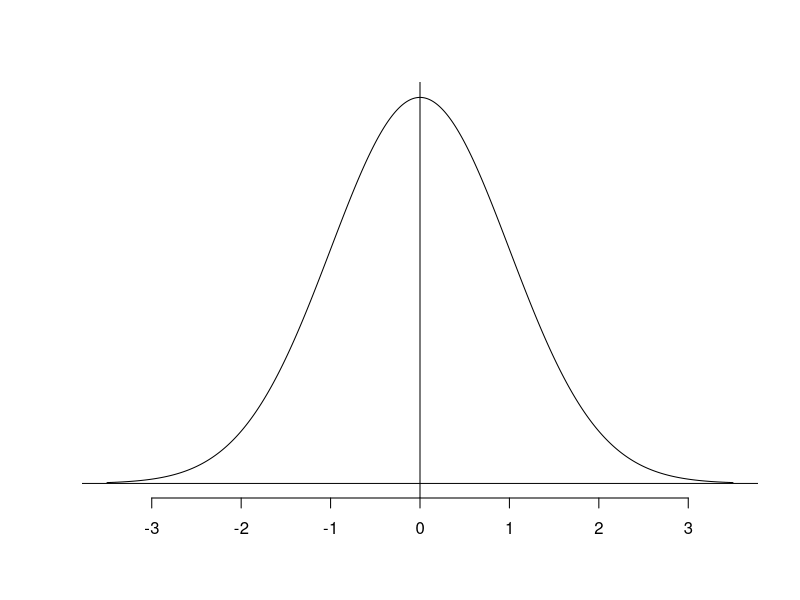

This figure's R source:
normalplot<-function(m,sd,region=0){
  x<-seq(m-(3.5)*sd,m+(3.5)*sd,length=1000)
  y<-dnorm(x,m,sd)
  plot(x,y,type="l",xlab="",ylab="", bty="n", yaxt="n")
  h <- dnorm(m,m,sd)
  z<-x[x>region[1]]
  z<-z[z<region[2]]
  polygon(c(region[1],z,region[2]),
          c(0,dnorm(z,m,sd),0),col="gray")
  abline(v=m)
  abline(h=0)}
normalplot(0,1)
